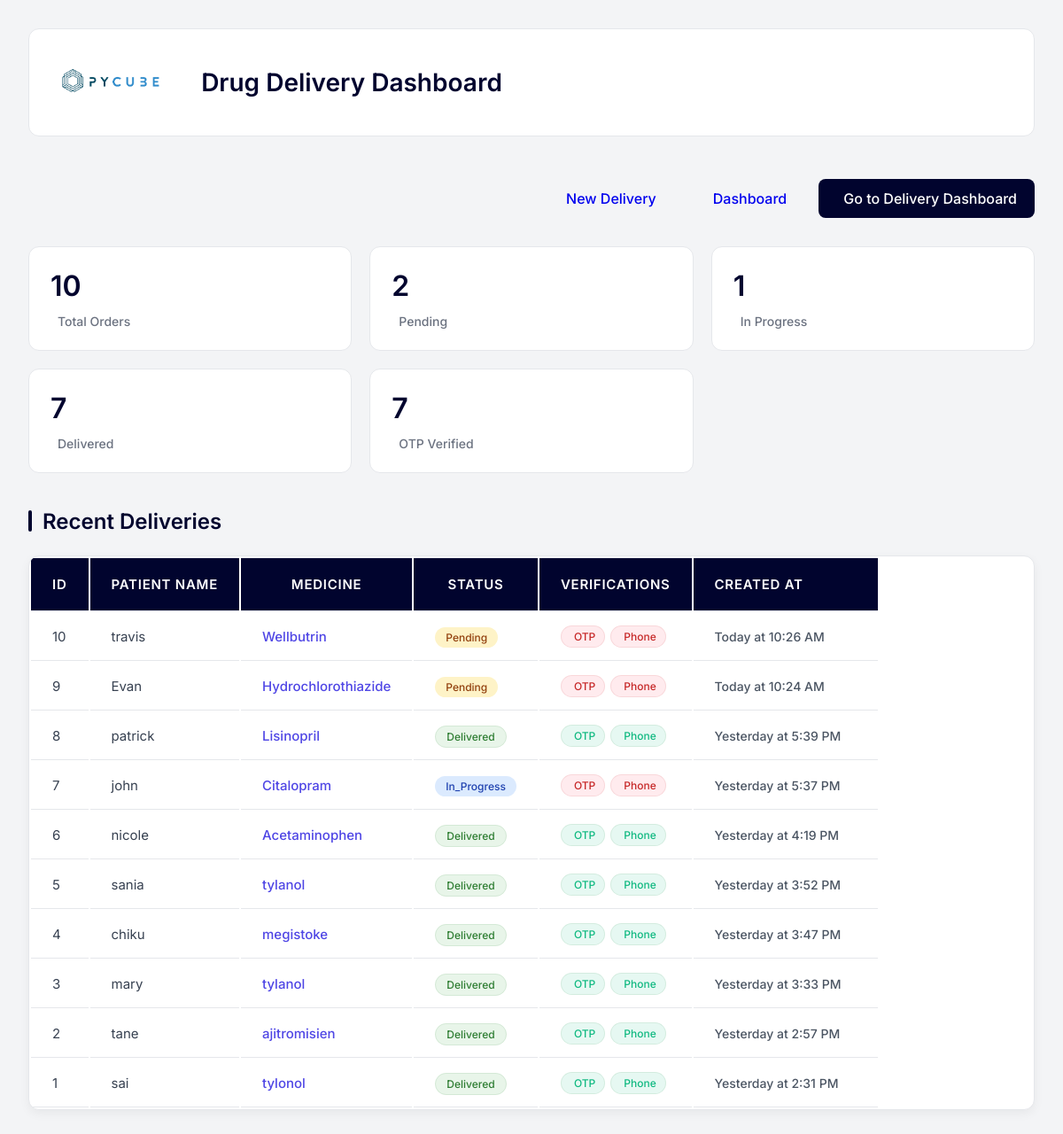
The page / on the database its author committed.
### tables this page shows
CREATE TABLE deliveries (
            id INTEGER PRIMARY KEY AUTOINCREMENT,
            patient_name TEXT,
            phone_number TEXT,
            email TEXT,
            address TEXT,
            medicine TEXT,
            otp TEXT,
            status TEXT
        , phone_verified BOOLEAN DEFAULT 0, otp_verified BOOLEAN DEFAULT 0, created_at TIMESTAMP DEFAULT CURRENT_TIMESTAMP);

### app.py (the view)
@app.route('/')
def index():
    return dashboard()  # Redirect to dashboard

### templates/dashboard.html (shortened to what this page needs)
<!DOCTYPE html>
<html lang="en">
<head>
    <link href="https://cdn.jsdelivr.net/npm/remixicon@3.5.0/fonts/remixicon.css" rel="stylesheet">
</head>
<body>
    <div class="container">
        <div class="header">
            <div class="header-left">
                <div class="logo-container">
                    <img src="{{ url_for('static', filename='Pycube_logo_white.png') }}" alt="Pycube Logo" class="logo">
                </div>
                <h1>Drug Delivery Dashboard</h1>
            </div>
        </div>
        <div class="nav-section">
            <div class="nav-buttons">
                <a href="/new-delivery" class="nav-btn">
                    New Delivery
                </a>
                <a href="/" class="nav-btn">
                    Dashboard
                </a>
                <a href="/delivery-boy" class="nav-btn nav-btn-primary">
                    Go to Delivery Dashboard
                </a>
            </div>
        </div>
        <div class="stats-container">
            <div class="stat-card">
                <div class="stat-number">{{ stats[0] }}</div>
                <div class="stat-label">
                    Total Orders
                </div>
            </div>
            <div class="stat-card">
                <div class="stat-number">{{ stats[1] }}</div>
                <div class="stat-label">
                    Pending
                </div>
            </div>
            <div class="stat-card">
                <div class="stat-number">{{ stats[5] if stats[5] else 0 }}</div>
                <div class="stat-label">
                    In Progress
                </div>
            </div>
            <div class="stat-card">
                <div class="stat-number">{{ stats[2] }}</div>
                <div class="stat-label">
                    Delivered
                </div>
            </div>
            <div class="stat-card">
                <div class="stat-number">{{ stats[3] }}</div>
                <div class="stat-label">
                    OTP Verified
                </div>
            </div>
        </div>
        <h2 class="section-title">Recent Deliveries</h2>
        <table class="deliveries-table">
            <thead>
                <tr>
                    <th>ID</th>
                    <th>Patient Name</th>
                    <th>Medicine</th>
                    <th>Status</th>
                    <th>Verifications</th>
                    <th>Created At</th>
                </tr>
            </thead>
            <tbody>
                {% for delivery in recent_deliveries %}
                <tr>
                    <td>{{ delivery['id'] }}</td>
                    <td>{{ delivery['patient_name'] }}</td>
                    <td>
                        <a href="#" class="medicine-name">{{ delivery['medicine'] }}</a>
                    </td>
                    <td>
                        <span class="status-badge status-{{ delivery['status'] }}">
                            {{ delivery['status'].title() }}
                        </span>
                    </td>
                    <td>
                        <div class="verification-badges">
                            <span class="verification-badge {{ 'verified' if delivery['otp_verified'] else 'not-verified' }}">
                                OTP
                            </span>
                            <span class="verification-badge {{ 'verified' if delivery['phone_verified'] else 'not-verified' }}">
                                Phone
                            </span>
                        </div>
                    </td>
                    <td>
                        <span class="timestamp" data-time="{{ delivery['created_at'] }}">
                        </span>
                    </td>
                </tr>
                {% endfor %}
            </tbody>
        </table>
    </div>
</body>
</html>

### templates/dashboard.html (style rules this page uses)
:root { --primary-color: #01042E; --secondary-color: #4A6CF7; --success-color: #10B981; --warning-color: #F59E0B; --danger-color: #EF4444; --background-color: #F3F4F6; --card-background: #FFFFFF; --text-primary: #111827; --text-secondary: #6B7280; }
body { font-family: 'Inter', sans-serif; margin: 0; padding: 0; background-color: var(--background-color); color: var(--text-primary); }
.container { max-width: 1400px; margin: 0 auto; padding: 2rem; }
.header { display: flex; justify-content: space-between; align-items: center; margin-bottom: 3rem; background: white; padding: 1.5rem; border-radius: 12px; border: 1px solid #E5E7EB; }
.header-left { display: flex; align-items: center; gap: 2rem; }
.logo { height: 45px; width: auto; object-fit: contain; filter: none; }
.logo-container { background: white; padding: 8px; border-radius: 8px; display: flex; align-items: center; justify-content: center; }
.nav-section { margin: 2rem 0; display: flex; justify-content: flex-end; }
.nav-buttons { display: flex; gap: 1rem; align-items: center; }
.nav-btn { display: inline-flex; align-items: center; gap: 0.5rem; padding: 0.75rem 1.25rem; border-radius: 8px; font-weight: 500; transition: all 0.2s ease; text-decoration: none; }
.nav-btn-primary { background: var(--primary-color); color: white; border: none; }
.stats-container { display: grid; grid-template-columns: repeat(auto-fit, minmax(200px, 1fr)); gap: 1.25rem; margin-bottom: 2.5rem; }
.stat-card { background: white; padding: 1.5rem; border-radius: 12px; border: 1px solid #E5E7EB; transition: all 0.2s ease; cursor: pointer; display: flex; flex-direction: column; align-items: flex-start; }
.stat-number { font-size: 2rem; font-weight: 600; color: var(--primary-color); margin-bottom: 0.75rem; }
.stat-label { color: #6B7280; font-size: 0.875rem; font-weight: 500; display: flex; align-items: center; gap: 0.5rem; }
.section-title { font-size: 1.5rem; font-weight: 600; color: var(--primary-color); margin: 2rem 0 1.5rem; display: flex; align-items: center; gap: 0.75rem; }
.section-title::before { content: ""; width: 4px; height: 24px; background: var(--primary-color); border-radius: 2px; }
.deliveries-table { width: 100%; background: var(--card-background); border-radius: 12px; box-shadow: 0 4px 12px rgba(0, 0, 0, 0.05); border: 1px solid #E5E7EB; overflow: hidden; white-space: nowrap; overflow-x: auto; }
.deliveries-table th { padding: 1rem 1.5rem; background: var(--primary-color); color: white; font-weight: 600; text-transform: uppercase; font-size: 0.75rem; letter-spacing: 0.05em; }
.deliveries-table td, .deliveries-table th { padding: 1.25rem 1.5rem; font-size: 0.938rem; border-bottom: 1px solid #E5E7EB; }
.status-badge { padding: 0.25rem 0.75rem; border-radius: 9999px; font-size: 0.75rem; font-weight: 500; }
.status-pending { background: #FEF3C7; color: #92400E; }
.status-delivered { background: #D1FAE5; color: #065F46; }
.status-in_progress { background: #DBEAFE; color: #1E40AF; }
.verification-badges { display: flex; align-items: center; gap: 6px; }
.verification-badge { display: inline-flex; align-items: center; gap: 4px; padding: 4px 10px; border-radius: 20px; font-size: 0.75rem; font-weight: 500; background: #E8F5E9; color: #2E7D32; border: 1px solid rgba(46, 125, 50, 0.1); }
.verified { background: rgba(16, 185, 129, 0.1); color: var(--success-color); }
.not-verified { background: #FFEBEE; color: #C62828; border: 1px solid rgba(198, 40, 40, 0.1); }
@media (max-width: 1200px) { .deliveries-table { display: block; overflow-x: auto; } }
@media (max-width: 1200px) { .stats-container { grid-template-columns: repeat(3, 1fr); } }
.deliveries-table td { padding: 0.875rem 1.5rem; color: #374151; }
.status-badge { padding: 4px 12px; border-radius: 20px; font-size: 0.75rem; font-weight: 500; text-transform: capitalize; }
.status-delivered { background: #E8F5E9; color: #2E7D32; border: 1px solid rgba(46, 125, 50, 0.1); }
.medicine-name { color: #4F46E5; text-decoration: none; font-weight: 500; }
.timestamp { color: #4B5563; font-size: 0.875rem; white-space: nowrap; font-weight: 500; }
.deliveries-table th:last-child { min-width: 160px; text-align: left; }
.deliveries-table td:last-child { text-align: left; }
.timestamp::before { display: none; }
h1 { font-size: 1.75rem; color: var(--primary-color); font-weight: 600; }

### rows shown on the page
deliveries: id "10", patient_name "travis", medicine "Wellbutrin", status "Pending"
deliveries: id "9", patient_name "Evan", medicine "Hydrochlorothiazide", status "Pending"
deliveries: id "8", patient_name "patrick", medicine "Lisinopril", status "Delivered"
deliveries: id "7", patient_name "john", medicine "Citalopram", status "In_Progress"
deliveries: id "6", patient_name "nicole", medicine "Acetaminophen", status "Delivered"
deliveries: id "5", patient_name "sania", medicine "tylanol", status "Delivered"
deliveries: id "4", patient_name "chiku", medicine "megistoke", status "Delivered"
deliveries: id "3", patient_name "mary", medicine "tylanol", status "Delivered"
deliveries: id "2", patient_name "tane", medicine "ajitromisien", status "Delivered"
deliveries: id "1", patient_name "sai", medicine "tylonol", status "Delivered"

### other values the page prints
{{ stats[0] }} "10"
{{ stats[1] }} "2"
{{ stats[5] if stats[5] else 0 }} "1"
{{ stats[2] }} "7"
{{ stats[3] }} "7"
